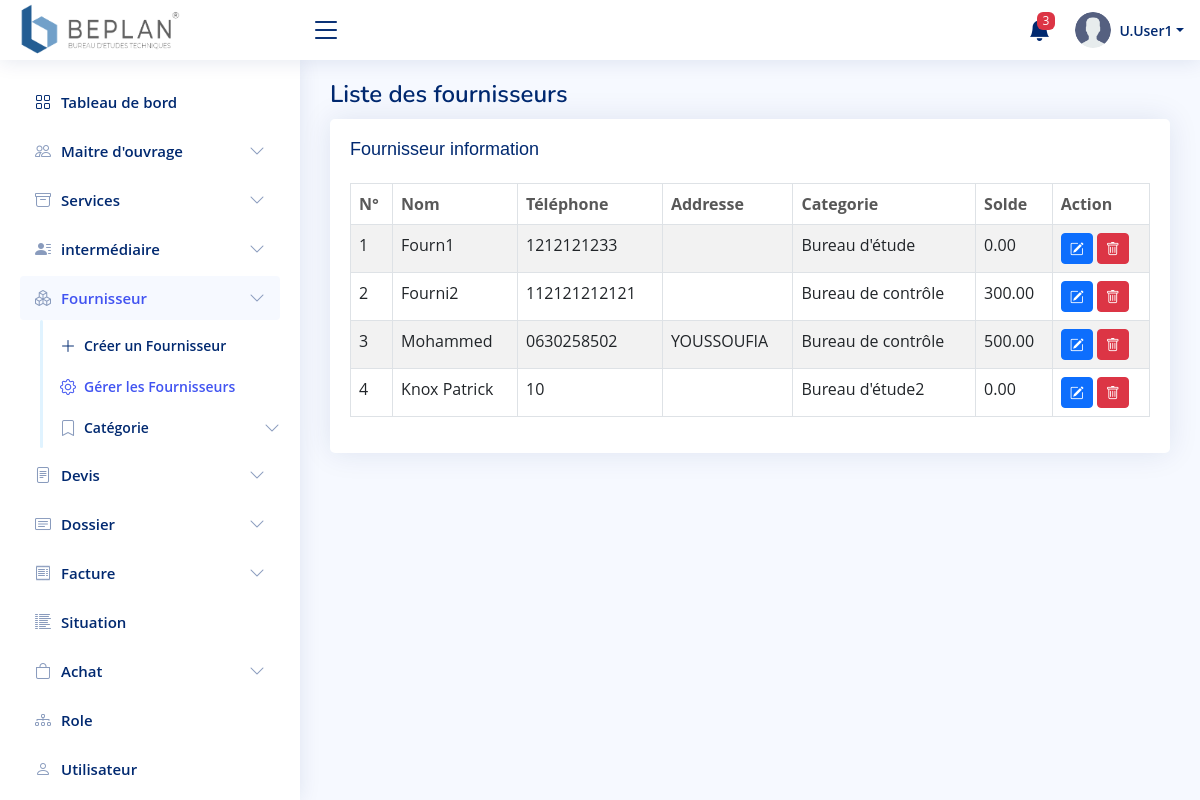
The page /supplier-list.php (signed in) on the database its author committed.
### tables this page shows
CREATE TABLE `users` (
  `id` int(11) NOT NULL,
  `prenom` varchar(50) NOT NULL,
  `nom` varchar(50) NOT NULL,
  `email` varchar(100) DEFAULT NULL,
  `tel` varchar(15) DEFAULT NULL,
  `username` varchar(50) NOT NULL,
  `password` varchar(255) NOT NULL,
  `date` datetime NOT NULL DEFAULT current_timestamp(),
  `last_login` datetime NOT NULL,
  `status` tinyint(1) NOT NULL DEFAULT 1
);

CREATE TABLE `supplier` (
  `id` int(11) NOT NULL,
  `full_name` varchar(255) NOT NULL,
  `address` varchar(255) DEFAULT NULL,
  `phone` varchar(15) NOT NULL,
  `sold` decimal(10,2) NOT NULL DEFAULT 0.00,
  `cat_id` int(11) NOT NULL
);

CREATE TABLE `supp_category` (
  `id` int(11) NOT NULL,
  `title` varchar(255) NOT NULL,
  `type` varchar(255) NOT NULL
);

### supplier-list.php (the view, shortened to what the rows shown need)
<?php
include 'header.php';
?>
<div class="pagetitle">
    <h1>Liste des fournisseurs</h1>
</div>
<section class="section">
    <div class="row">
        <div class="col-lg-12">
            <div class="card">
                <div class="card-body">
                    <div class="tab-content" id="category-content">
                        <div class="overflow-auto">
                            <div>
                                <table id="supplierTable" class="table table-hover table-bordered table-striped" style="width:100%">
                                    <thead>
                                        <tr>
                                            <th>
                                                <a href="#">N°</a>
                                            </th>
                                            <th>
                                                <a href="#">Nom</a>
                                            </th>
                                            <th>
                                                <a href="#">Téléphone</a>
                                            </th>
                                            <th>
                                                <a href="#">Addresse</a>
                                            </th>
                                            <th>
                                                <a href="#">Categorie</a>
                                            </th>
                                            <th>
                                                <a href="#">Solde</a>
                                            </th>
                                            <th>
                                                <a href="#">Action</a>
                                            </th>
                                        </tr>
                                    </thead>
                                    <tbody>
                                        <?php
                                            $res = getSupplierData();
                                            $check_edit =  ($role->hasPerm('edit broker')) ? "":"hide-element";
                                            $check_delete = ($role->hasPerm('delete broker')) ? "":"hide-element";
                                            $number = 1;
                                            $html = '';
                                            while($row = mysqli_fetch_assoc($res)){
                                                $category = ucfirst(getSuppCatById($row['cat_id'])['title']);
                                                $html .= '<tr>';
                                                $html .= '<td>'.$number.'</td>';
                                                $html .= '<td>'.$row['full_name'].'</td>';
                                                $html .= '<td>'.$row['phone'].'</td>';
                                                $html .= '<td>'.$row['address'].'</td>';
                                                $html .= '<td>'.$category.'</td>';
                                                $html .= '<td>'.$row['sold'].'</td>';
                                                $html .= '  <td>
                                                                <a href="javascript:void(0);" data-id="'.$row['id'].'" class="btn btn-primary btn-sm editSupplierBtn '.$check_edit.' " title="Modifier Fournisseur" ><span><i class="bi bi-pencil-square"></i></span></a>
                                                                <a href = "javascript:void(0);" data-id="'.$row['id'].'"  class=" btn btn-danger btn-sm deleteSupplierBtn '.$check_delete.' " title="Supprimer Fournisseur" ><span><i class="bi bi-trash"></i></span></a>
                                                            </td>';
                                                $html .= '</tr>';
                                                $number++;
                                            }
                                            echo $html;
                                        ?>
                                    </tbody>
                                </table>
                            </div>
                        </div>
                    </div>
                </div>
            </div>
        </div>
    </div>
</section>
<?php include 'footer.php'; ?>

### header.php (shortened to what the rows shown need)
<?php
include 'functions.php';
include 'check-role.php';
?>
<!DOCTYPE html>
<html lang="en">
<head>
    <link href="https://cdn.jsdelivr.net/npm/bootstrap@5.2.2/dist/css/bootstrap.min.css" rel="stylesheet">
    <link rel="stylesheet" href="css/styles.css">
    <link rel="stylesheet" href="https://cdnjs.cloudflare.com/ajax/libs/font-awesome/6.2.0/css/all.min.css" />
    <link rel="stylesheet" href="https://cdn.jsdelivr.net/npm/bootstrap-icons@1.9.1/font/bootstrap-icons.css">
    <link rel="stylesheet" href="https://cdn.datatables.net/1.12.1/css/jquery.dataTables.min.css">
    <link rel="stylesheet" type="text/css" href="https://cdn.jsdelivr.net/npm/daterangepicker/daterangepicker.css" />
</head>
<body onload="total_R()">
    <header id="header" class="header fixed-top d-flex align-items-center">
        <nav class="header-nav ms-auto">
            <ul class="d-flex align-items-center">
                <li class="nav-item dropdown pe-3">
                    <a class="nav-link nav-profile d-flex align-items-center pe-0" href="#" data-bs-toggle="dropdown">
                        <img src="images/userImage.png" alt="Profile" class="img-fluid rounded-circle">
                        <?php
                            $user_id = $_SESSION["user_id"];
                            $userInfo = getUser($user_id);
                        ?>
                        <span class="d-none d-md-block dropdown-toggle ps-2"><?= ucfirst(str_split($userInfo["prenom"])[0]) . '.' . ucfirst($userInfo['nom']);?></span>
                    </a>
                </li>
            </ul>
        </nav>
    </header>
    <main id="main" class="main">

### rows shown on the page
users: prenom "U", nom "User1"
supplier: full_name "Fourn1", phone "1212121233", cat.title "Bureau d'étude", sold "0.00"
supplier: full_name "Fourni2", phone "112121212121", cat.title "Bureau de contrôle", sold "300.00"
supplier: full_name "Mohammed", phone "0630258502", address "YOUSSOUFIA", cat.title "Bureau de contrôle", sold "500.00"
supplier: full_name "Knox Patrick", phone "10", cat.title "Bureau d'étude2", sold "0.00"

### other values the page prints
getNotifCount() "3"
